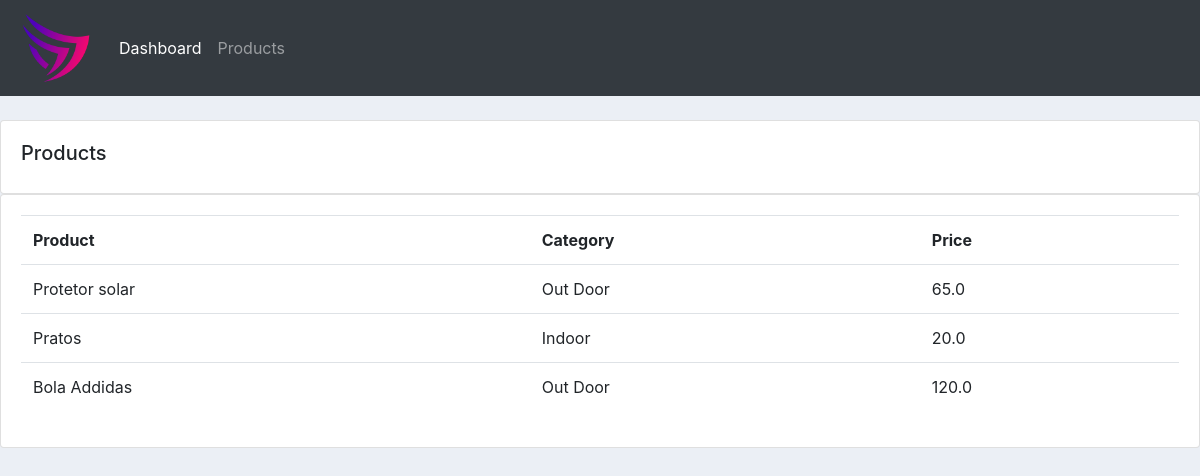
Screenshot of /products/ with the database file from the repository.
### accounts/models.py (models this page shows, shortened)
class Products(models.Model):
    CATEGORY = (
        ("Indoor", "Indor"),
        ("Out Door", "Out Door"),
    )
    name = models.CharField(max_length=200, null=True)
    price = models.FloatField(null=True)
    category = models.CharField(max_length=200, null=True, choices=CATEGORY)
    description = models.CharField(max_length=200, null=True, blank=True)
    date_created = models.DateTimeField(auto_now_add=True, null=True)
    tags = models.ManyToManyField(Tag)

### accounts/views.py (the view)
# urls.py: path('products/', views.products, name="products"),
def products(request):
    products = Products.objects.all()
    return render(request, 'products.html', {'products':products})

### accounts/templates/products.html
{% extends 'main.html' %}
{% block content %}
<br>
    <div class="row">
        <div class="col-md">
            <div class="card card-body">
                <h5>Products</h5>
            </div>
            <div class="card card-body">
                <table class="table">
                    <tr>
                        <th>Product</th>
                        <th>Category</th>
                        <th>Price</th>
                    </tr>
                    {% for p in products %}
                        <tr>
                            <td>{{p.name}}</td>
                            <td>{{p.category}}</td>
                            <td>{{p.price}}</td>
                        </tr>
                    {% endfor %}
                </table>
            </div>
        </div>
    </div>
{% endblock %}

### accounts/static/css/style.css (style rules this page uses)
body { background-color: #ebeff5; }

### rows the page displays
Products: name "Protetor solar", category "Out Door", price "65.0"
Products: name "Pratos", category "Indoor", price "20.0"
Products: name "Bola Addidas", category "Out Door", price "120.0"
